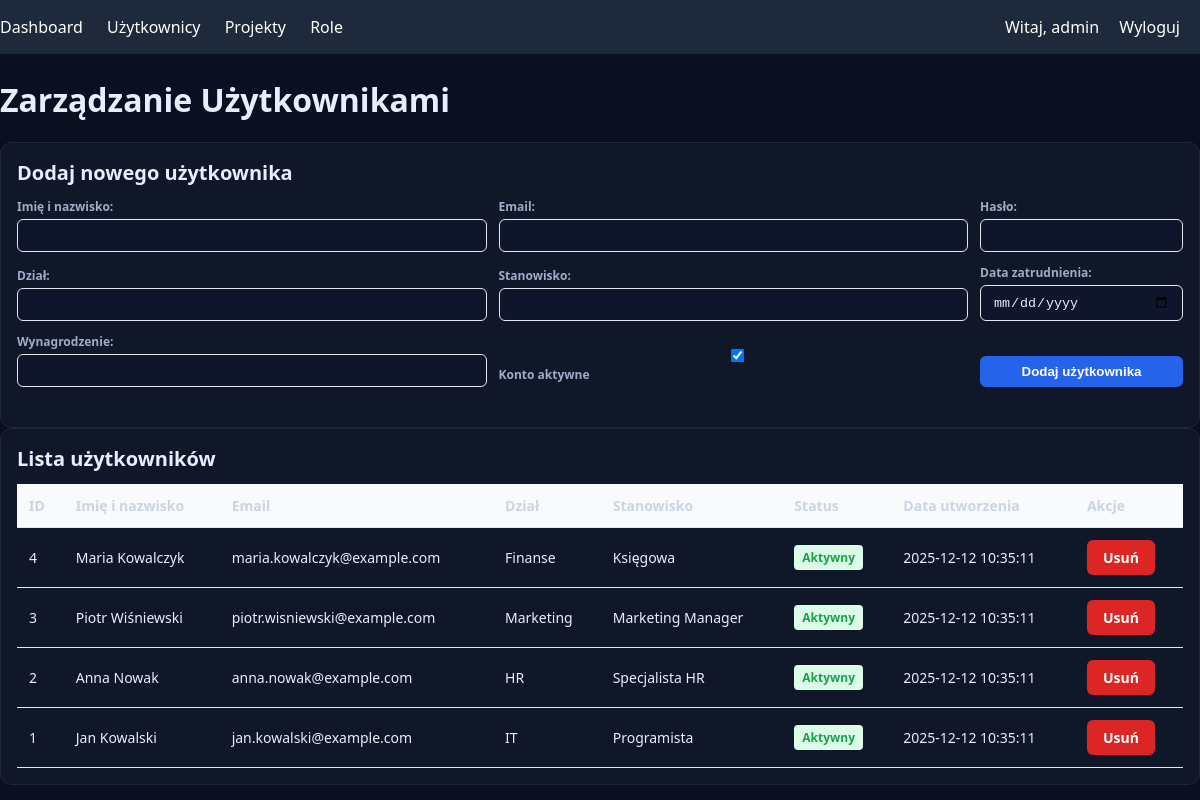
Screenshot of /admin/users (signed in) with the database file from the repository.
### tables this page shows
CREATE TABLE IF NOT EXISTS `users` (
  `id` INT UNSIGNED NOT NULL AUTO_INCREMENT,
  `name` VARCHAR(120) NOT NULL,
  `email` VARCHAR(190) NOT NULL UNIQUE,
  `created_at` TIMESTAMP NOT NULL DEFAULT CURRENT_TIMESTAMP,
  PRIMARY KEY (`id`)
);

### src/Controllers/Admin/AdminController.php (called while the page is built, shortened)
<?php declare(strict_types=1);
final class AdminController {
    public function users(): void {
        $pdo = Database::getConnection($this->config['db']);
        $userModel = new User($pdo);
        $users = $userModel->getAll();
        $title = 'Zarządzanie Użytkownikami';
        require __DIR__ . '/../../Views/admin/users.php';
    }
}

### src/Models/User.php (called while the page is built, shortened)
<?php
final class User {
    public function getAll(): array {
        $stmt = $this->pdo->query('SELECT id, name, email, department, position, hire_date, salary, is_active, created_at FROM users ORDER BY id DESC');
        return $stmt->fetchAll() ?: [];
    }
}

### src/Views/admin/users.php (the view, shortened to what this page needs)
<!doctype html>
<html lang="pl">
<head>
    <link rel="stylesheet" href="/css/style.css" />
</head>
<body>
    <nav class="admin-nav">
        <div class="container">
            <div>
                <a href="/admin">Dashboard</a>
                <a href="/admin/users">Użytkownicy</a>
                <a href="/admin/projects">Projekty</a>
                <a href="/admin/user-roles">Role</a>
            </div>
            <div>
                <span>Witaj, <?= htmlspecialchars($_SESSION['admin_username'], ENT_QUOTES, 'UTF-8') ?></span>
                <a href="/logout" style="margin-left: 16px;">Wyloguj</a>
            </div>
        </div>
    </nav>
    <div class="container">
        <h1><?= htmlspecialchars($title, ENT_QUOTES, 'UTF-8') ?></h1>
        <div class="card">
            <h2>Dodaj nowego użytkownika</h2>
            <form method="POST" action="/admin/users/add">
                <div class="form-grid">
                    <div class="form-group">
                        <label for="name">Imię i nazwisko:</label>
                        <input type="text" id="name" name="name" required>
                    </div>
                    <div class="form-group">
                        <label for="email">Email:</label>
                        <input type="email" id="email" name="email" required>
                    </div>
                    <div class="form-group">
                        <label for="password">Hasło:</label>
                        <input type="password" id="password" name="password" required>
                    </div>
                    <div class="form-group">
                        <label for="department">Dział:</label>
                        <input type="text" id="department" name="department">
                    </div>
                    <div class="form-group">
                        <label for="position">Stanowisko:</label>
                        <input type="text" id="position" name="position">
                    </div>
                    <div class="form-group">
                        <label for="hire_date">Data zatrudnienia:</label>
                        <input type="date" id="hire_date" name="hire_date">
                    </div>
                    <div class="form-group">
                        <label for="salary">Wynagrodzenie:</label>
                        <input type="number" id="salary" name="salary" step="0.01" min="0">
                    </div>
                    <div class="form-group">
                        <label>
                            <input type="checkbox" id="is_active" name="is_active" checked>
                            Konto aktywne
                        </label>
                    </div>
                    <button type="submit" class="btn">Dodaj użytkownika</button>
                </div>
            </form>
        </div>
        <div class="card">
            <h2>Lista użytkowników</h2>
            <?php if (!empty($users)): ?>
                <table class="users-table">
                    <thead>
                        <tr>
                            <th>ID</th>
                            <th>Imię i nazwisko</th>
                            <th>Email</th>
                            <th>Dział</th>
                            <th>Stanowisko</th>
                            <th>Status</th>
                            <th>Data utworzenia</th>
                            <th>Akcje</th>
                        </tr>
                    </thead>
                    <tbody>
                        <?php foreach ($users as $user): ?>
                            <tr>
                                <td><?= $user['id'] ?></td>
                                <td><?= htmlspecialchars($user['name'], ENT_QUOTES, 'UTF-8') ?></td>
                                <td><?= htmlspecialchars($user['email'], ENT_QUOTES, 'UTF-8') ?></td>
                                <td><?= htmlspecialchars($user['department'] ?? '--', ENT_QUOTES, 'UTF-8') ?></td>
                                <td><?= htmlspecialchars($user['position'] ?? '--', ENT_QUOTES, 'UTF-8') ?></td>
                                <td>
                                    <span class="status-badge <?= $user['is_active'] ? 'active' : 'inactive' ?>">
                                        <?= $user['is_active'] ? 'Aktywny' : 'Nieaktywny' ?>
                                    </span>
                                </td>
                                <td><?= htmlspecialchars($user['created_at'], ENT_QUOTES, 'UTF-8') ?></td>
                                <td>
                                    <a href="/admin/users/delete?id=<?= $user['id'] ?>"
                                       class="btn btn-danger"
                                       onclick="return confirm('Czy na pewno chcesz usunąć tego użytkownika?')">
                                        Usuń
                                    </a>
                                </td>
                            </tr>
                        <?php endforeach; ?>
                    </tbody>
                </table>
            <?php else: ?>
                <p>Brak użytkowników w systemie.</p>
            <?php endif; ?>
        </div>
    </div>
</body>
</html>

### public/css/style.css (style rules this page uses)
:root { --bg:#0b1020; --card:#131a2b; --muted:#a0acc8; --text:#e8eeff; --accent:#4f7cff; --ok:#22c55e; --border:#1f2742; }
* { box-sizing:border-box; }
body { margin:0; font-family:system-ui,-apple-system,Segoe UI,Roboto,Ubuntu,Cantarell,Noto Sans,Helvetica,Arial,sans-serif; color:var(--text); background:var(--bg); }
.card { background:rgba(19,26,43,.75); border:1px solid var(--border); border-radius:12px; padding:16px; backdrop-filter: blur(6px); }
h2 { margin:0 0 12px; font-size:20px; }
.btn { appearance:none; border:0; padding:10px 12px; border-radius:8px; background:var(--accent); color:#fff; font-weight:600; cursor:pointer; }
.form-grid { display:grid; grid-template-columns:1fr 1fr; gap:10px; }
label { display:block; color:var(--muted); font-size:12px; margin-bottom:4px; }
input, select { width:100%; padding:8px 10px; background:#0f152a; color:var(--text); border:1px solid var(--border); border-radius:8px; }
table { width:100%; border-collapse:collapse; }
th, td { padding:10px; border-bottom:1px solid var(--border); text-align:left; font-size:14px; }
th { color:#cbd5e1; font-weight:600; }

### src/Views/admin/users.php (style rules this page uses)
.admin-nav { background: #1e293b; color: white; padding: 16px 0; margin-bottom: 24px; }
.admin-nav .container { display: flex; justify-content: space-between; align-items: center; }
.admin-nav a { color: white; text-decoration: none; margin-right: 20px; }
.btn { background: #2563eb; color: white; padding: 8px 16px; border: none; border-radius: 6px; text-decoration: none; display: inline-block; cursor: pointer; }
.btn-danger { background: #dc2626; }
.form-grid { display: grid; grid-template-columns: 1fr 1fr auto; gap: 12px; align-items: end; margin-bottom: 24px; }
.form-group { display: flex; flex-direction: column; }
.form-group label { margin-bottom: 4px; font-weight: 600; }
.form-group input { padding: 8px 12px; border: 1px solid #e2e8f0; border-radius: 6px; }
.users-table { width: 100%; border-collapse: collapse; }
.users-table th, .users-table td { padding: 12px; text-align: left; border-bottom: 1px solid #e2e8f0; }
.users-table th { background: #f8fafc; font-weight: 600; }
.status-badge { display: inline-block; padding: 4px 8px; border-radius: 4px; font-size: 12px; font-weight: 600; }
.status-badge.active { background: #dcfce7; color: #16a34a; }

### rows the page displays
users: id "4", name "Maria Kowalczyk", email "maria.kowalczyk@example.com", department "Finanse", position "Księgowa", is_active "Aktywny", created_at "2025-12-12 10:35:11"
users: id "3", name "Piotr Wiśniewski", email "piotr.wisniewski@example.com", department "Marketing", position "Marketing Manager", is_active "Aktywny", created_at "2025-12-12 10:35:11"
users: id "2", name "Anna Nowak", email "anna.nowak@example.com", department "HR", position "Specjalista HR", is_active "Aktywny", created_at "2025-12-12 10:35:11"
users: id "1", name "Jan Kowalski", email "jan.kowalski@example.com", department "IT", position "Programista", is_active "Aktywny", created_at "2025-12-12 10:35:11"

### other values shown
$_SESSION['admin_username'] "admin"
$title "Zarządzanie Użytkownikami"
